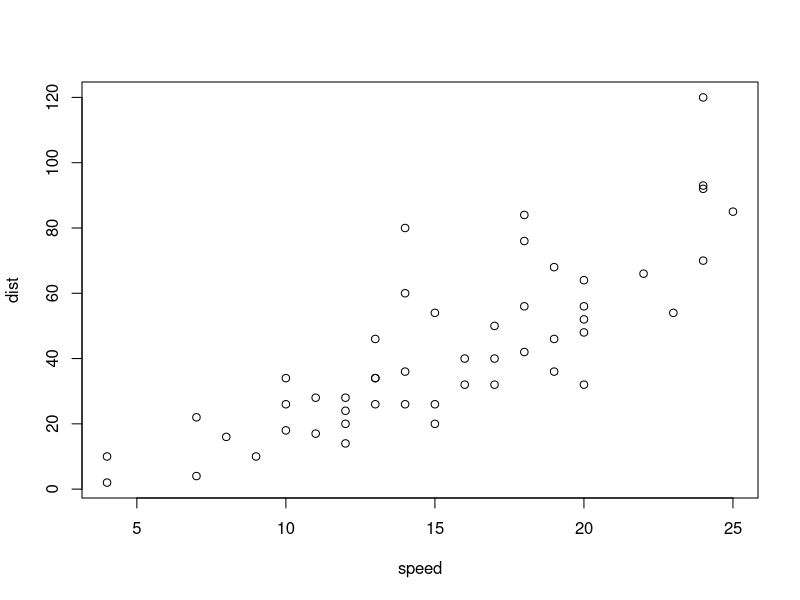
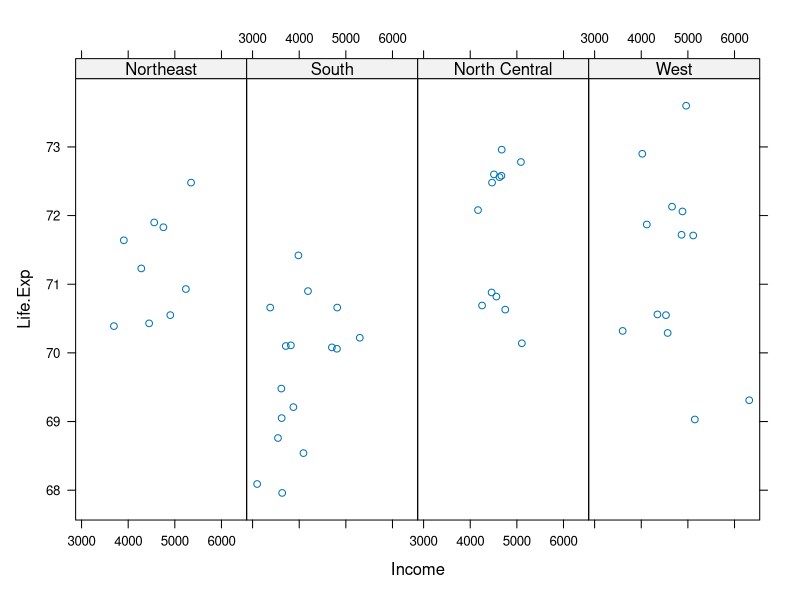
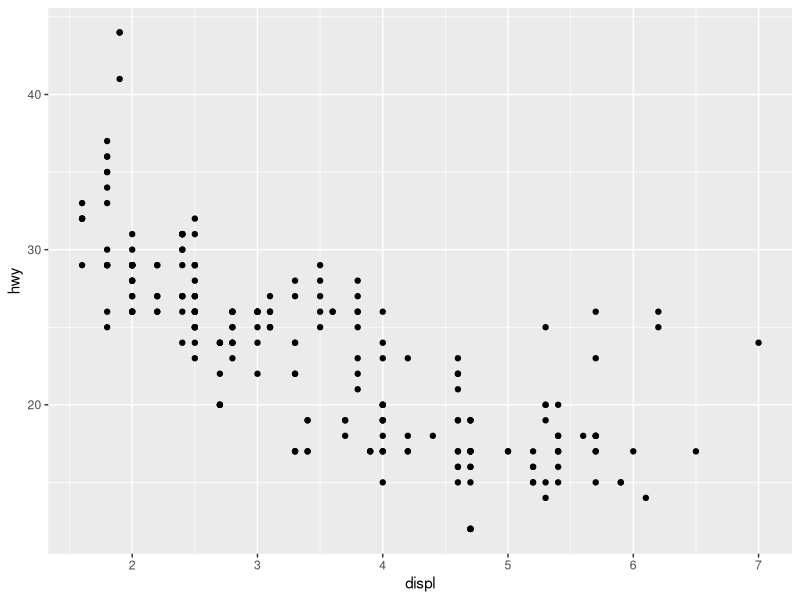
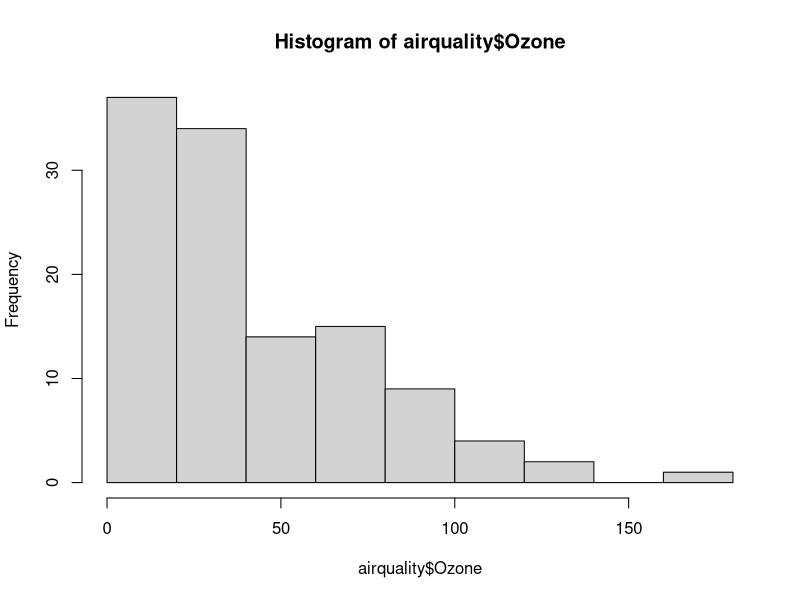
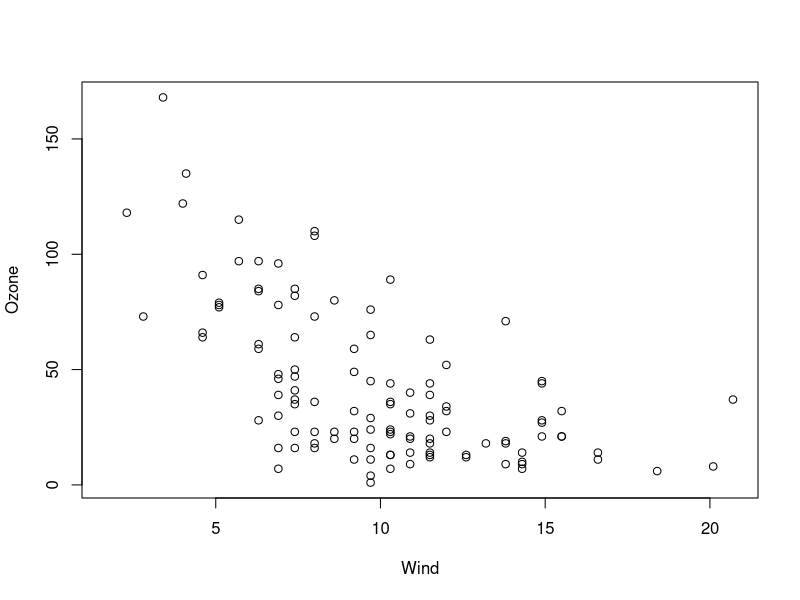
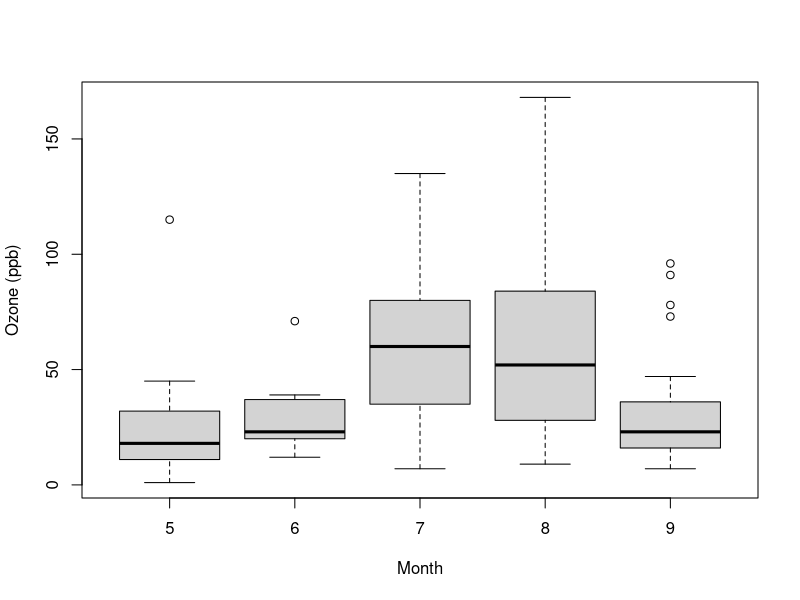

These figures' R source, in order:
#base plot

library(datasets)
data(cars)
with(cars, plot(speed, dist))

#lattice plot
library(lattice)
state.x77

state <- data.frame(state.x77, region = state.region)
xyplot(Life.Exp ~ Income | region, data = state, layout = c(4, 1))

#ggplot2 plot
library(ggplot2)
data(mpg)
qplot(displ, hwy, data = mpg)

#Base Plotting System
library(datasets)
hist(airquality$Ozone)  ## Draw a new plot
help(package="datasets")

library(datasets)
with(airquality, plot(Wind, Ozone))

library(datasets)
airquality <- transform(airquality, Month = factor(Month))
boxplot(Ozone ~ Month, airquality, xlab = "Month", ylab = "Ozone (ppb)")
